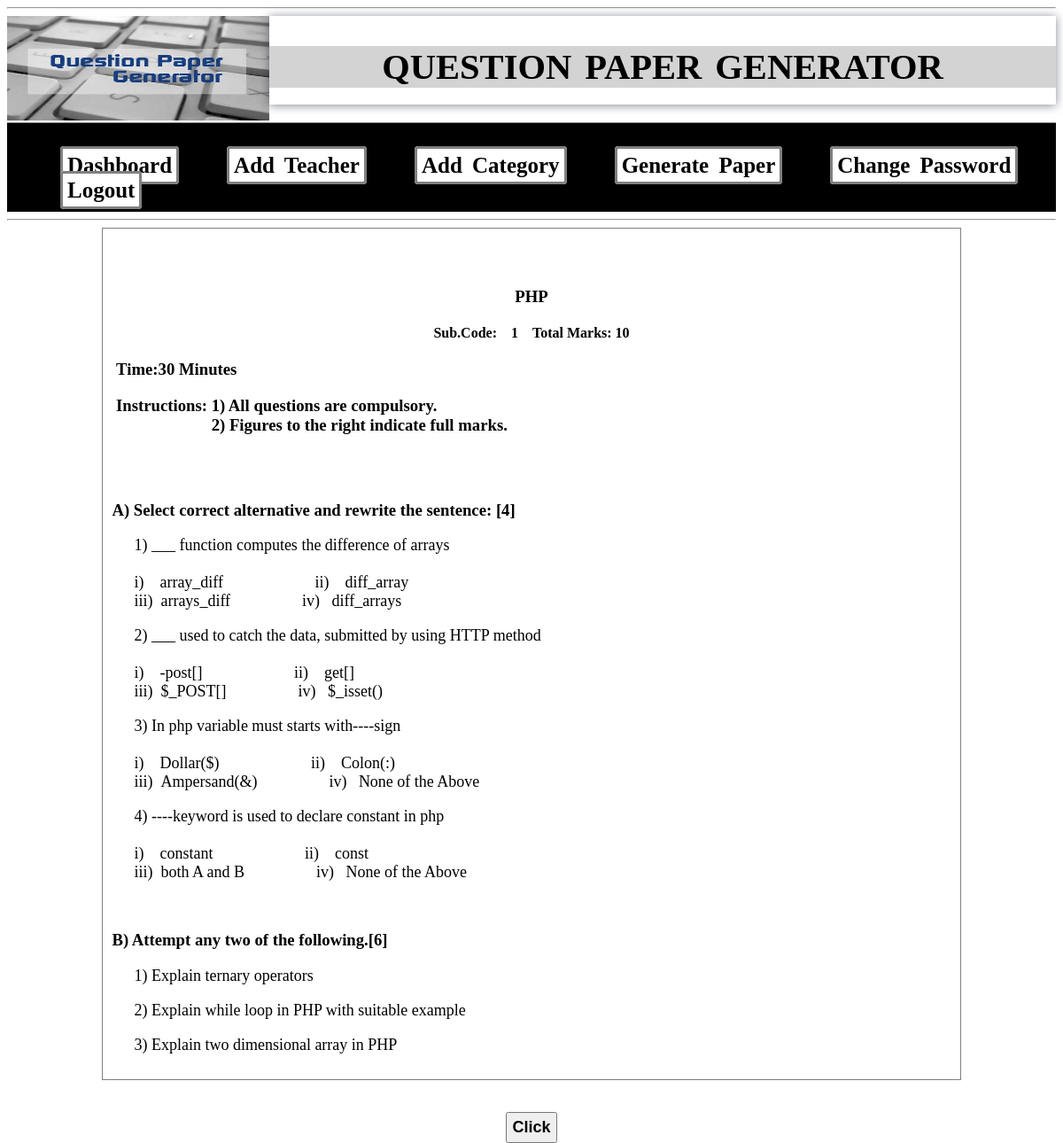
/admin/create-paper10.php?sid=1, run on the app's committed database.
### tables this page shows
CREATE TABLE IF NOT EXISTS `addsubject` (
  `sid` int(10) NOT NULL,
  `sname` varchar(255) NOT NULL,
  `tid` int(11) NOT NULL,
  `qstatus` varchar(100) NOT NULL,
  PRIMARY KEY (`sid`)
);

CREATE TABLE IF NOT EXISTS `mcq_quetion` (
  `qmid` int(11) NOT NULL AUTO_INCREMENT,
  `qmnm` varchar(255) NOT NULL,
  `op1` varchar(255) NOT NULL,
  `op2` varchar(255) NOT NULL,
  `op3` varchar(255) NOT NULL,
  `op4` varchar(255) NOT NULL,
  `sid` int(10) NOT NULL,
  `tid` int(11) NOT NULL,
  `qtype` varchar(255) NOT NULL,
  PRIMARY KEY (`qmid`)
);

CREATE TABLE IF NOT EXISTS `theory_quetion` (
  `qid` int(11) NOT NULL AUTO_INCREMENT,
  `qnm` varchar(255) NOT NULL,
  `catid` int(11) NOT NULL,
  `sid` int(10) NOT NULL,
  `tid` int(11) NOT NULL,
  `qtype` varchar(100) NOT NULL,
  PRIMARY KEY (`qid`),
  KEY `tid` (`tid`)
);

### admin/create-paper10.php (the view, shortened to what this page needs)
<html>
<head>
<link rel="stylesheet" type="text/css" href="css/style1.css">
</head>
<body><hr>
   <?php
    include 'header1.php';
	?>
	<div id="output" style="background-color:white;width:80%;margin:0 auto;height:auto;padding:10px;border:1px solid grey;">
	       <div id="head" align="center">
 <?php
				 include 'conection.php';
		$queryS ="SELECT * FROM addsubject WHERE sid=".$_GET['sid'];
		$resultS=mysqli_query($con,$queryS);
		$rows=mysqli_fetch_assoc($resultS)
	?>
<br><br>
<h3><?php echo $rows['sname'];?></h3>
<h4>Sub.Code:&nbsp;&nbsp;&nbsp;
<?php echo $rows['sid'];?>
&nbsp;&nbsp;&nbsp;&nbsp;Total Marks: 10</h4>
</div>
<div id="day_date" style="text-align:left;">
<h3>&nbsp;Time:30 Minutes</h3>
<h3>&nbsp;Instructions:&nbsp;1) All questions are compulsory.<br>&nbsp;&nbsp;&nbsp;&nbsp;&nbsp;&nbsp;&nbsp;&nbsp;&nbsp;&nbsp;&nbsp;&nbsp;&nbsp;&nbsp;&nbsp;&nbsp;&nbsp;&nbsp;&nbsp;&nbsp;&nbsp;
                    &nbsp;&nbsp;2) Figures to the right indicate full marks.</h3>
</div>
<br>
<div id="mcq">
<br><h3>
A) Select correct alternative and rewrite the sentence:
<span>[4]</span>
</h3>
<?php
$querymcq ="SELECT * FROM mcq_quetion WHERE sid=".$_GET['sid']." ORDER BY RAND() LIMIT 4";
		$resultmcq=mysqli_query($con,$querymcq);
		$i =1;
		while($rowmcq=mysqli_fetch_assoc($resultmcq))
		{
?>
<p style="margin-left:25px;font-size:18px;">
<?php echo $i;?>)
<?php echo $rowmcq['qmnm'];?>
<br><br>
i)&nbsp;&nbsp;&nbsp;&nbsp;<?php echo $rowmcq['op1'];?>
&nbsp;&nbsp;&nbsp;&nbsp;&nbsp;&nbsp;&nbsp;&nbsp;&nbsp;&nbsp;&nbsp;&nbsp;&nbsp;&nbsp;&nbsp;&nbsp;&nbsp;&nbsp;&nbsp;&nbsp;&nbsp;
ii)&nbsp;&nbsp;&nbsp;&nbsp;<?php echo $rowmcq['op2'];?><br>
iii)&nbsp;&nbsp;<?php echo $rowmcq['op3'];?> &nbsp;&nbsp;&nbsp;&nbsp;&nbsp;&nbsp;&nbsp;&nbsp;&nbsp;&nbsp;&nbsp;&nbsp;&nbsp;&nbsp;&nbsp;&nbsp;
iv)&nbsp;&nbsp;&nbsp;<?php echo $rowmcq['op4'];?><br>
</p>
	<?php
	$i++;
	}
	?>
</div>
<div id="any_two">
<br><h3>B) Attempt any two of the following.[6]</h3>
<?php
$querytwo ="SELECT * FROM theory_quetion WHERE sid=".$_GET['sid']." AND catid=4 ORDER BY RAND() LIMIT 3";
		$resulttwo=mysqli_query($con,$querytwo);
		$i =1;
		while($rowtwo=mysqli_fetch_assoc($resulttwo))
		{
?>
<p style="margin-left:25px;font-size:18px;">
<?php echo $i;?>)
<?php echo $rowtwo['qnm'];?>
	<?php
	$i++;
	}
	?>
</div>
</div><br><br>
<div align="center">
 <input type="button" value="Click" onclick="printDiv()" style="padding:5px; font-size:18px; font-weight:bold;">
</div>
</body>
</html>

### data on the page
addsubject: sname "PHP", sid "1"
mcq_quetion: qmnm "___ function computes the difference of arrays", op1 "array_diff", op2 "diff_array", op3 "arrays_diff", op4 "diff_arrays"
mcq_quetion: qmnm "___ used to catch the data, submitted by using HTTP method", op1 "-post[]", op2 "get[]", op3 "$_POST[]", op4 "$_isset()"
mcq_quetion: qmnm "In php variable must starts with----sign", op1 "Dollar($)", op2 "Colon(:)", op3 "Ampersand(&)", op4 "None of the Above"
mcq_quetion: qmnm "----keyword is used to declare constant in php", op1 "constant", op2 "const", op3 "both A and B", op4 "None of the Above"
theory_quetion: qnm "Explain ternary operators"
theory_quetion: qnm "Explain while loop in PHP with suitable example"
theory_quetion: qnm "Explain two dimensional array in PHP"
